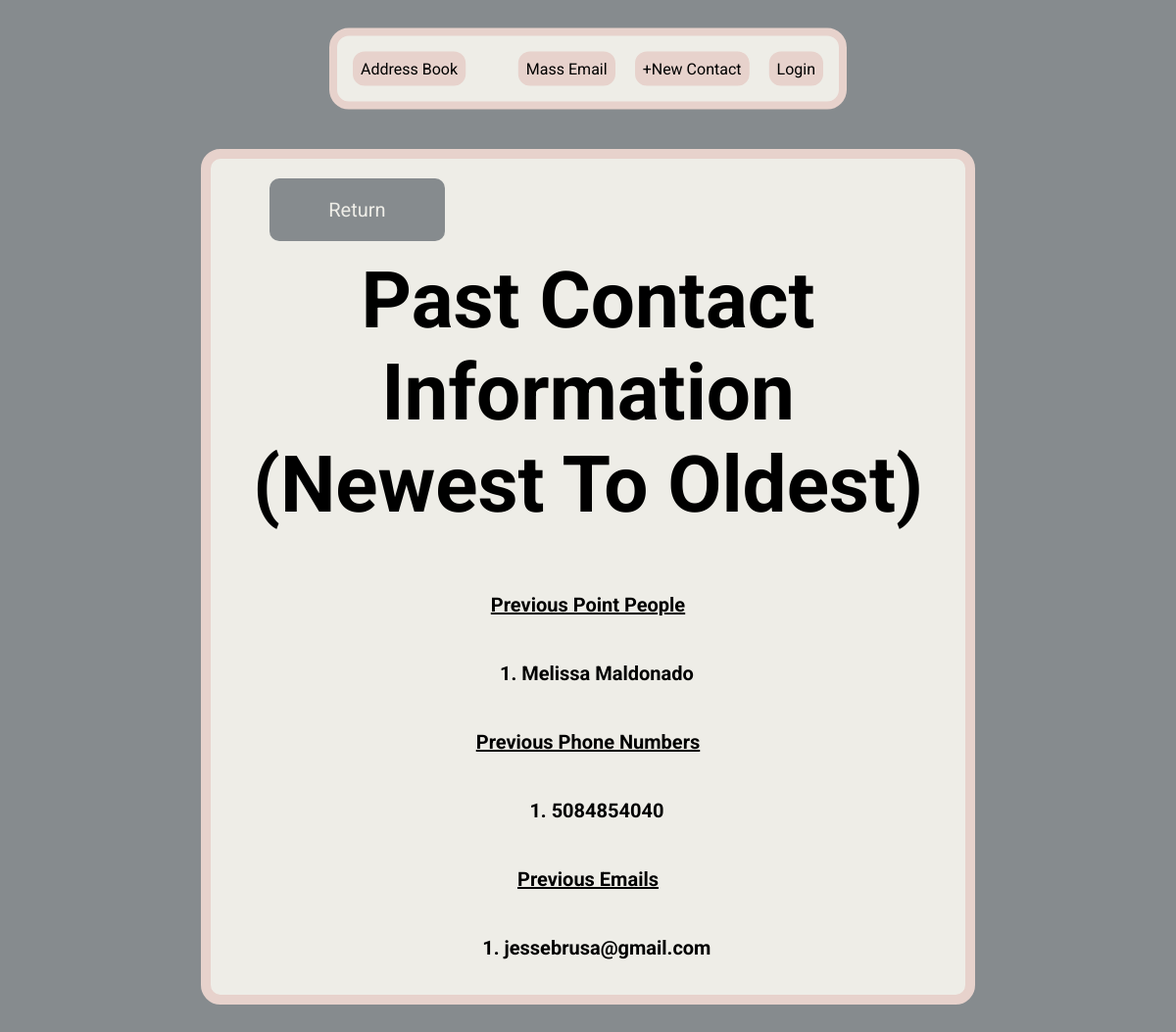
/previous-contact-data/2, run on an earlier commit of the app's database.
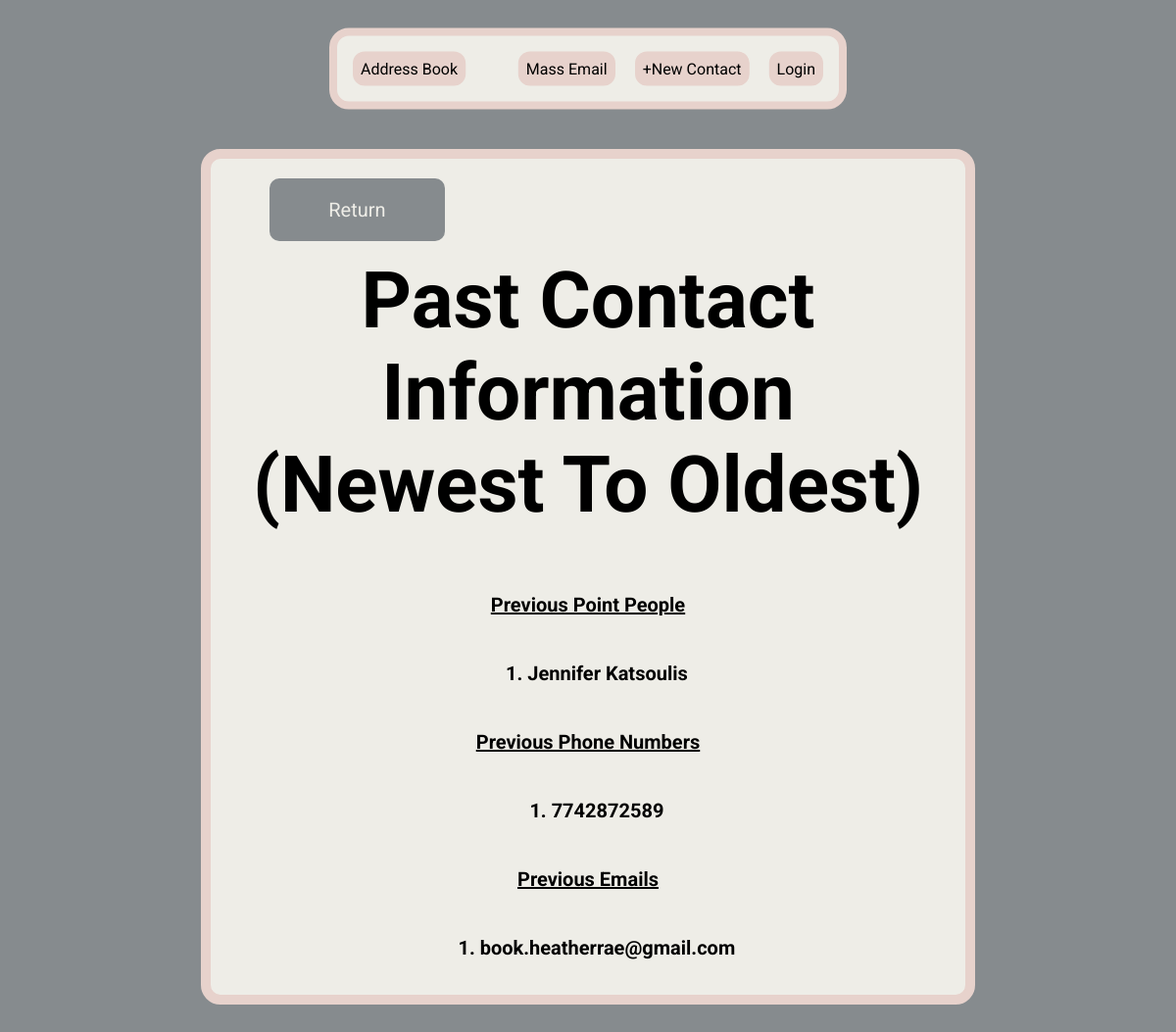
And on a later commit of the database.
### main.py (models this page shows)
class ContactTable(db.Model):
    __tablename__ = 'contact_table'
    id = db.Column(db.Integer, primary_key=True)
    contact_person = db.Column(db.String(250), nullable=False)
    data_base_id = db.Column(db.Integer, db.ForeignKey('database.id'))

class PhoneNumberTable(db.Model):
    __tablename__ = 'phone_number_table'
    id = db.Column(db.Integer, primary_key=True)
    phone_number = db.Column(db.String(250), nullable=False)
    data_base_id = db.Column(db.Integer, db.ForeignKey('database.id'))

class EmailTable(db.Model):
    __tablename__ = 'email_table'
    id = db.Column(db.Integer, primary_key=True)
    email = db.Column(db.String(250))
    data_base_id = db.Column(db.Integer, db.ForeignKey('database.id'))

### main.py (the view)
@app.route('/previous-contact-data/<int:id>')
def previous_contact(id):
    facility = DataBase.query.filter_by(id=id).first()
    contact_list = return_list(facility.contact_person, 'contact_person')
    phone_list = return_list(facility.phone_number, 'phone_number')
    email_list = return_list(facility.email, 'email')
    return render_template('previous.html', id=id, contact_list=contact_list,
                           phone_list=phone_list, email_list=email_list)

### resources.py (called while the page is built)
def return_list(facility_object, table_variable):
    if facility_object:
        return [getattr(item, table_variable) for item in facility_object]
    else:
        return None

### templates/previous.html
{% include 'header.html' %}
<body>
    <div class="formContainerColumn">
        <div class="returnContainer">
            <a href="{{ url_for('facility_page', id=id) }}">Return</a>
        </div>
        <h1>Past Contact Information<br>(Newest To Oldest)</h1>
        {% if contact_list %}
            <h2><u>Previous Point People</u></h2>
            <div class="previousList">
                <ol>
                    {% for contact in contact_list %}
                    <h3><li>{{ contact }}</li></h3>
                    {% endfor %}
                </ol>
            </div>
        {% endif %}
        {% if phone_list %}
            <h2><u>Previous Phone Numbers</u></h2>
            <div class="previousList">
                <ol>
                    {% for phone in phone_list %}
                        <h3><li>{{ phone }}</li></h3>
                    {% endfor %}
                </ol>
            </div>
        {% endif %}
        {% if email_list %}
            <h2><u>Previous Emails</u></h2>
            <div class="previousList">
                <ol>
                    {% for email in email_list %}
                        <h3><li>{{ email }}</li></h3>
                    {% endfor %}
                </ol>
            </div>
        {% endif %}
    </div>
</body>
</html>

What changed in the data, as far as the page shows it:
no longer on this page (row edited): ContactTable: contact_person "Melissa Maldonado"
no longer on this page (row edited): PhoneNumberTable: phone_number "5084854040"
no longer on this page (row edited): EmailTable: email "jessebrusa@gmail.com"
added ContactTable: contact_person "Jennifer Katsoulis"
added PhoneNumberTable: phone_number "7742872589"
added EmailTable: email "book.heatherrae@gmail.com"
